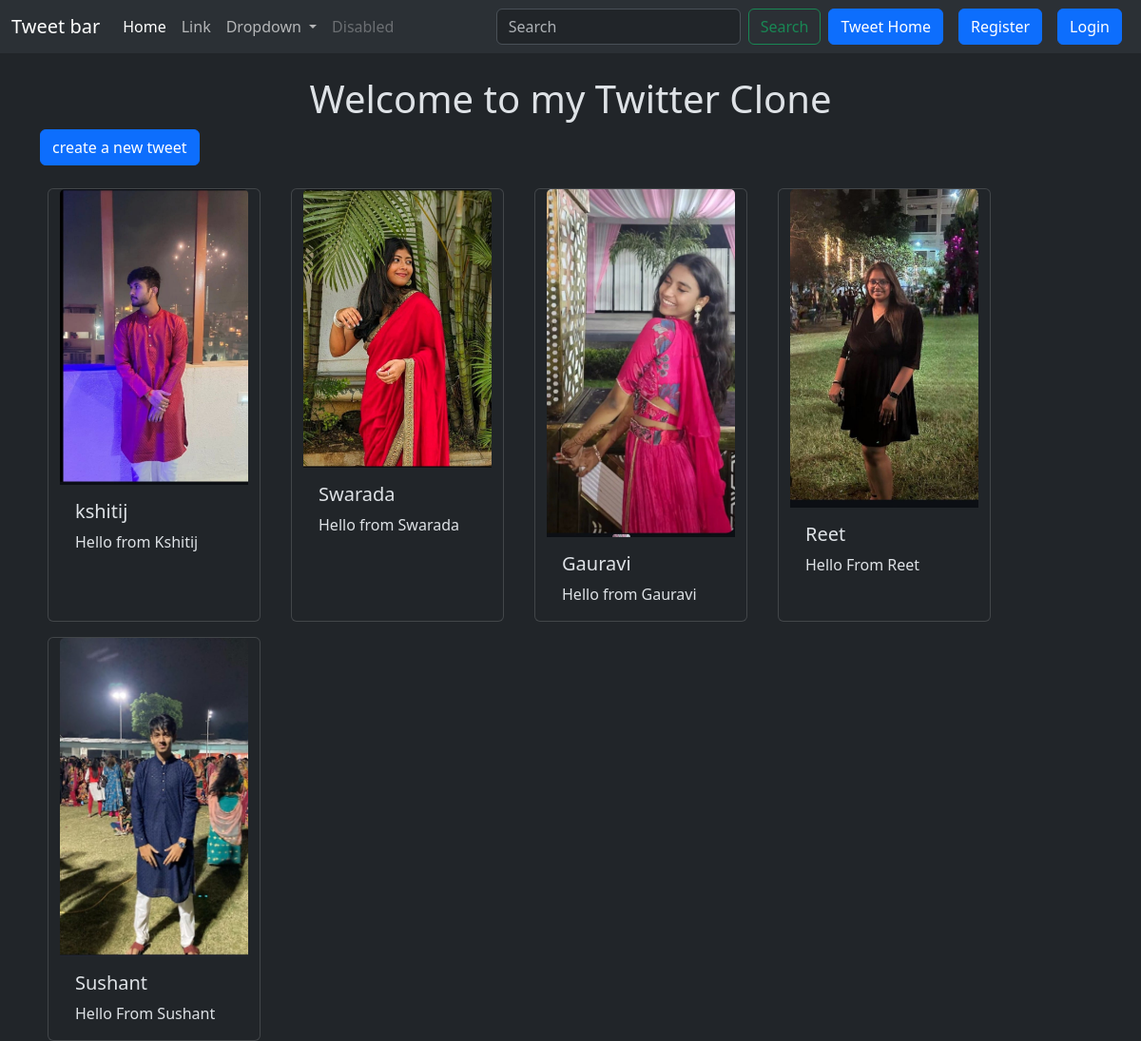
Screenshot of /tweet/ with the database file from the repository.
### tweet/models.py (models this page shows, shortened)
class Tweet(models.Model):
    user = models.ForeignKey(User, on_delete=models.CASCADE)
    text = models.TextField(max_length=240)
    photo = models.ImageField(upload_to='photos/', blank=True, null=True)
    created_at = models.DateTimeField(auto_now_add=True)
    updated_at = models.DateTimeField(auto_now=True)
    kshitij = models.TextField(blank=True)

### tweet/views.py (the view)
# urls.py: path('',views.tweet_list, name='tweet_list'),
def tweet_list(request):
    tweets = Tweet.objects.all().order_by('-created_at')
    return render(request, 'tweet_list.html', {'tweets': tweets})

### tweet/templates/tweet_list.html (shortened to what this page needs)
{% extends "layout.html" %}
{% block content %}
<h1 class="text-center mt-4">Welcome to my Twitter Clone</h1>
<a class="btn btn-primary" href="{% url 'tweet_create' %}"> create a new tweet </a>
<div class="container row gap-3 mt-4">
{% for tweet in tweets %}
<div class="card mx-2" style="width: 14rem;">
    <img src="{{tweet.photo.url}}" class="card-img-top" alt="...">
    <div class="card-body">
      <h5 class="card-title">{{tweet.user.username}}</h5>
      <p class="card-text">{{tweet.text}}</p>
    </div>
  </div>
{% endfor %}
</div>
{% endblock %}

### templates/layout.html (shortened to what this page needs)
{% load static %}
<!DOCTYPE html>
<html lang="en" data-bs-theme="dark">
<head>
    <link href="https://cdn.jsdelivr.net/npm/bootstrap@5.3.3/dist/css/bootstrap.min.css" rel="stylesheet">
</head>
<body class=>
    <nav class="navbar navbar-expand-lg bg-body-tertiary">
        <div class="container-fluid">
          <a class="navbar-brand" href="#">Tweet bar</a>
          <div class="collapse navbar-collapse" id="navbarSupportedContent">
            <ul class="navbar-nav me-auto mb-2 mb-lg-0">
              <li class="nav-item">
                <a class="nav-link active" aria-current="page" href="#">Home</a>
              </li>
              <li class="nav-item">
                <a class="nav-link" href="#">Link</a>
              </li>
              <li class="nav-item dropdown">
                <a class="nav-link dropdown-toggle" href="#" role="button" data-bs-toggle="dropdown" aria-expanded="false">
                  Dropdown
                </a>
              </li>
              <li class="nav-item">
                <a class="nav-link disabled" aria-disabled="true">Disabled</a>
              </li>
            </ul>
            <form class="d-flex" role="search">
              <input class="form-control me-2" type="search" placeholder="Search" aria-label="Search">
              <button class="btn btn-outline-success" type="submit">Search</button>
            </form>
            <a href="{% url 'tweet_list' %}" class="btn btn-primary mx-2">Tweet Home </a>
            {% if user.is_authenticated %}
            <form method="post" action="{% url 'logout' %}">
              {% csrf_token %}
              <button class="btn btn-danger type="submit">
              Logout
              </button>
            </form>
            {% else %}
            <a href="{% url 'register' %}" class="btn btn-primary mx-2">Register </a>
            <a href="{% url 'login' %}" class="btn btn-primary mx-2">Login </a>
            {% endif %}
          </div>
        </div>
      </nav>
    <div class="container">
    {% block content %}{% endblock %}
</div>
</body>
</html>

### rows the page displays
Tweet: photo (picture), user.username "kshitij", text "Hello from Kshitij"
Tweet: photo (picture), user.username "Swarada", text "Hello from Swarada"
Tweet: photo (picture), user.username "Gauravi", text "Hello from Gauravi"
Tweet: photo (picture), user.username "Reet", text "Hello From Reet"
Tweet: photo (picture), user.username "Sushant", text "Hello From Sushant"
